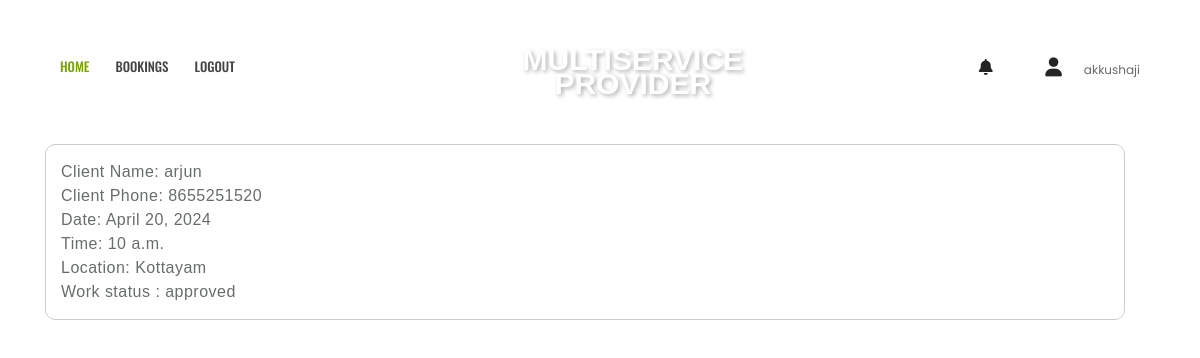
Screenshot of /provider_booking/21/ (signed in) with the database file from the repository.
### app1/models.py (models this page shows)
class MyUser(AbstractUser):
    email = models.EmailField(unique=True)
    password = models.CharField(max_length=128, default="")
    role = models.CharField(max_length=15, default='client')
    userid = models.AutoField(primary_key=True)

class ClientBooking(models.Model):
    PENDING = 'pending'
    APPROVED = 'approved'
    CANCELED = 'canceled'
    COMPLETED = 'completed'
    STATUS_CHOICES = [
        (PENDING, 'Pending'),
        (APPROVED, 'Approved'),
        (CANCELED, 'Canceled'),
        (COMPLETED, 'Completed'),
    ]
    bookingid = models.AutoField(primary_key=True)
    clientid = models.ForeignKey('Client', on_delete=models.CASCADE)
    district = models.TextField(max_length=100)
    branchid = models.ForeignKey('Branch', on_delete=models.CASCADE)
    name = models.CharField(max_length=255)
    phone = models.CharField(max_length=15)
    date = models.DateField()
    time = models.TimeField()
    status = models.CharField(max_length=10, choices=STATUS_CHOICES, default=PENDING)

### app1/views.py (the view)
# urls.py: path('provider_booking/<int:user>/', provider_bookings, name='provider_booking'),
@login_required
def provider_bookings(request,user):
    user_id = user
    manager = BranchManager.objects.get(user=user_id)
    branch_id = BranchManagerAssignment.objects.get(manager=manager)
    bookings = ClientBooking.objects.filter(branchid=branch_id.branch).exclude(status='completed').exclude(status='canceled')
    context = {
        'bookings': bookings
    }
    return render(request, 'manager_bookings.html', context)

### app1/templates/manager_bookings.html (shortened to what this page needs)
{% load static %}
<!doctype html>
<html class="no-js" lang="en">
<head>
        <link rel="stylesheet" href="{% static 'userassets/css/bootstrap.min.css' %}">
        <link rel="stylesheet" href="{% static 'userassets/css/font-awesome.min.css' %}">
        <link rel="stylesheet" href="{% static 'userassets/css/ie7.css' %}">
        <link rel="stylesheet" href="{% static 'userassets/css/plugins.css' %}">
        <link rel="stylesheet" href="{% static 'userassets/css/style.css' %}">
    </head>
    <link rel="stylesheet" href="https://cdnjs.cloudflare.com/ajax/libs/font-awesome/6.0.0/css/all.min.css" />
    <body  style="background-image: url('{% static 'userassets/img/bg/mainhead.jpg' %}')">
        <header class="header-area header-sticky">
            <div class="header-container">
                <div class="row">
                    <div class="col-lg-5 display-none-md display-none-xs">
                        <div class="ht-main-menu">
                            <nav>
                                <ul>
                                    <li class="active"><a href="managerpage">HOME </a>
                                    </li>
                                    <li><a href="{% url 'provider_bookings' %}">Bookings</a></li>
                                    <li><a href="{% url 'user_logout' %}">Logout</a></li>
                                </ul>
                            </nav>
                        </div>
                    </div>
                    <div class="col-lg-2 col-sm-4">
                        <div class="logo text-center">
                            <a href="" class="logo-text">MULTISERVICE <span class="provider-text" style="padding-top: 30px;">PROVIDER</span></a>
                        </div>
                    </div>
                    <div class="col-lg-5 col-sm-8">
                        <div class="header-content d-flex justify-content-end">
                            <div class="search-wrapper">
                                <a href="#"><span class="icon icon-Search"></span></a>
                            </div>
                            <div class="settings-wrapper">
                                <a href="#"><i class="fas fa-bell"></i></a>
                            </div>
                            <div class="cart-wrapper">
                                <a href="#"><i class="fas fa-user"></i></a>
                                <span>{{request.user}}</span>
                            </div>
                        </div>
                    </div>
                </div>
            </div>
        </header>
        <div class="ht-hero-section fix">
            <div class="ht-hero-slider">
                    <div class="container" >
                      <div class="content-section">
                        <div class="container">
                            <br> <br> <br> <br> <br> <br>
                            <div class="container">
<div class="booking-box" style="margin: auto"; >
  {% for booking in bookings reversed %}
  <div class="booking-item">
    <ul>
      <p>
          Client Name: {{ booking.name }}<br>
          Client Phone: {{ booking.phone }}<br>
          Date: {{ booking.date }}<br>
          Time: {{ booking.time }}<br>
          Location: {{ booking.district }}<br>
          Work status : {{ booking.status }}<br>
      </p>
    </ul>
  </div>
  {% empty %}
  <p>No bookings available.</p>
  {% endfor %}
</div>
                        </div>
                    </div>
                    </div>
                </div>
        </div>
    </body>
</html>

### static/userassets/css/ie7.css (style rules this page uses)
.icon { font-family: 'Stroke-Gap-Icons'; speak: none; font-style: normal; font-weight: normal; font-variant: normal; text-transform: none; line-height: 1; -webkit-font-smoothing: antialiased; -moz-osx-font-smoothing: grayscale; }
.icon-Search:before { content: "\e6a4"; }

### app1/templates/manager_bookings.html (style rules this page uses)
p { font-family: "Barlow", sans-serif !important; font-weight: 300; font-size: 1rem; color: #686c6d; letter-spacing: 0.03rem; margin-bottom: 10px; }
a.logo-text { font-family: Arial, sans-serif; font-size: 30px; font-weight: bold; text-decoration: none; color: white; text-shadow: 2px 2px 4px rgba(0, 0, 0, 0.3); margin-bottom: 35px; }
span.provider-text { padding-top: 30px !important; }
.booking-box { margin-top: 20px; }
.booking-item { border: 1px solid #ccc; border-radius: 10px; background-color: rgba(255, 255, 255, 0.8); padding: 15px; margin-bottom: 10px; }

### rows the page displays
MyUser: user "akkushaji"
ClientBooking: name "arjun", phone "8655251520", date "April 20, 2024", time "10 a.m.", district "Kottayam", status "approved"
